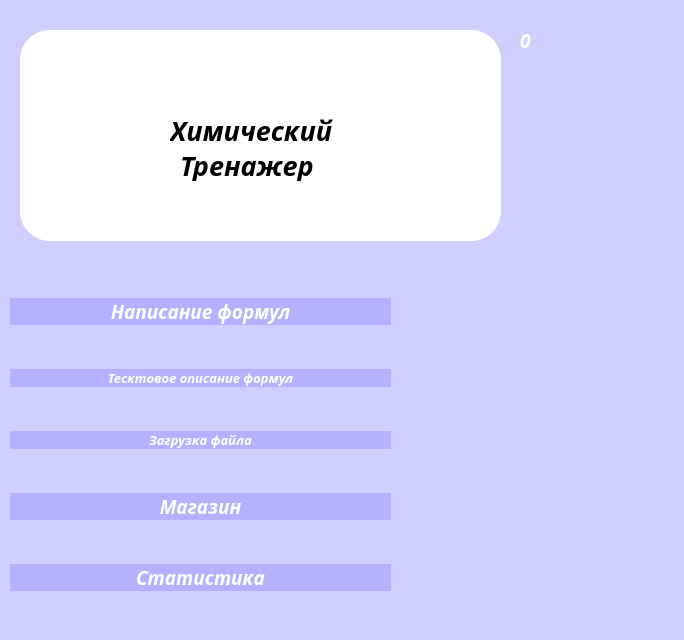
<?xml version="1.0" encoding="UTF-8"?>
<ui version="4.0">
 <class>MainWindow</class>
 <widget class="QMainWindow" name="MainWindow">
  <property name="geometry">
   <rect>
    <x>0</x>
    <y>0</y>
    <width>684</width>
    <height>640</height>
   </rect>
  </property>
  <property name="minimumSize">
   <size>
    <width>684</width>
    <height>640</height>
   </size>
  </property>
  <property name="maximumSize">
   <size>
    <width>687</width>
    <height>640</height>
   </size>
  </property>
  <property name="windowTitle">
   <string>MainWindow</string>
  </property>
  <property name="styleSheet">
   <string notr="true"/>
  </property>
  <widget class="QWidget" name="centralwidget">
   <property name="autoFillBackground">
    <bool>false</bool>
   </property>
   <property name="styleSheet">
    <string notr="true">background-color: rgb(209, 205, 255)</string>
   </property>
   <widget class="QFrame" name="frame">
    <property name="geometry">
     <rect>
      <x>20</x>
      <y>30</y>
      <width>481</width>
      <height>211</height>
     </rect>
    </property>
    <property name="minimumSize">
     <size>
      <width>0</width>
      <height>0</height>
     </size>
    </property>
    <property name="maximumSize">
     <size>
      <width>663</width>
      <height>273</height>
     </size>
    </property>
    <property name="font">
     <font>
      <family>Ravie</family>
     </font>
    </property>
    <property name="cursor">
     <cursorShape>ArrowCursor</cursorShape>
    </property>
    <property name="styleSheet">
     <string notr="true">background-color:rgb(255, 255, 255);
border-radius:30;</string>
    </property>
    <property name="frameShape">
     <enum>QFrame::StyledPanel</enum>
    </property>
    <property name="frameShadow">
     <enum>QFrame::Raised</enum>
    </property>
    <widget class="QLabel" name="label">
     <property name="geometry">
      <rect>
       <x>150</x>
       <y>80</y>
       <width>294</width>
       <height>41</height>
      </rect>
     </property>
     <property name="font">
      <font>
       <family>Lucida Sans Typewriter</family>
       <pointsize>20</pointsize>
       <weight>75</weight>
       <italic>true</italic>
       <bold>true</bold>
      </font>
     </property>
     <property name="text">
      <string>Химический </string>
     </property>
    </widget>
    <widget class="QLabel" name="label_5">
     <property name="geometry">
      <rect>
       <x>160</x>
       <y>120</y>
       <width>294</width>
       <height>31</height>
      </rect>
     </property>
     <property name="font">
      <font>
       <family>Lucida Sans Typewriter</family>
       <pointsize>20</pointsize>
       <weight>75</weight>
       <italic>true</italic>
       <bold>true</bold>
      </font>
     </property>
     <property name="text">
      <string>Тренажер</string>
     </property>
    </widget>
    <widget class="QLabel" name="label_3">
     <property name="geometry">
      <rect>
       <x>130</x>
       <y>50</y>
       <width>61</width>
       <height>41</height>
      </rect>
     </property>
     <property name="text">
      <string/>
     </property>
     <property name="pixmap">
      <pixmap>../images/service_icon_01.jpg</pixmap>
     </property>
    </widget>
   </widget>
   <widget class="QWidget" name="verticalLayoutWidget_2">
    <property name="geometry">
     <rect>
      <x>10</x>
      <y>260</y>
      <width>381</width>
      <height>371</height>
     </rect>
    </property>
    <layout class="QVBoxLayout" name="verticalLayout_2">
     <item>
      <widget class="QPushButton" name="pushButton">
       <property name="font">
        <font>
         <family>Lucida Sans Typewriter</family>
         <pointsize>14</pointsize>
         <weight>75</weight>
         <italic>true</italic>
         <bold>true</bold>
        </font>
       </property>
       <property name="cursor">
        <cursorShape>PointingHandCursor</cursorShape>
       </property>
       <property name="styleSheet">
        <string notr="true">QPushButton{
color:rgb(255, 255, 255);
background-color:rgb(181, 176, 255);
border-radius:50;
}

QPushButton:pressed {
background-color:rgb(163, 78, 194);
}</string>
       </property>
       <property name="text">
        <string>Написание формул</string>
       </property>
      </widget>
     </item>
     <item>
      <widget class="QPushButton" name="pushButton_2">
       <property name="font">
        <font>
         <family>Lucida Sans Typewriter</family>
         <pointsize>10</pointsize>
         <weight>75</weight>
         <italic>true</italic>
         <bold>true</bold>
        </font>
       </property>
       <property name="cursor">
        <cursorShape>PointingHandCursor</cursorShape>
       </property>
       <property name="styleSheet">
        <string notr="true">QPushButton{
color:rgb(255, 255, 255);
background-color:rgb(181, 176, 255);
border-radius:50;
}

QPushButton:pressed {
background-color:rgb(163, 78, 194);
}</string>
       </property>
       <property name="text">
        <string>Тесктовое описание формул</string>
       </property>
      </widget>
     </item>
     <item>
      <widget class="QPushButton" name="pushButton_6">
       <property name="font">
        <font>
         <family>Lucida Sans Typewriter</family>
         <pointsize>10</pointsize>
         <weight>75</weight>
         <italic>true</italic>
         <bold>true</bold>
        </font>
       </property>
       <property name="cursor">
        <cursorShape>PointingHandCursor</cursorShape>
       </property>
       <property name="styleSheet">
        <string notr="true">QPushButton{
color:rgb(255, 255, 255);
background-color:rgb(181, 176, 255);
border-radius:50;
}

QPushButton:pressed {
background-color:rgb(163, 78, 194);
}</string>
       </property>
       <property name="text">
        <string>Загрузка файла</string>
       </property>
      </widget>
     </item>
     <item>
      <widget class="QPushButton" name="pushButton_3">
       <property name="font">
        <font>
         <family>Lucida Sans Typewriter</family>
         <pointsize>14</pointsize>
         <weight>75</weight>
         <italic>true</italic>
         <bold>true</bold>
        </font>
       </property>
       <property name="cursor">
        <cursorShape>PointingHandCursor</cursorShape>
       </property>
       <property name="styleSheet">
        <string notr="true">QPushButton{
color:rgb(255, 255, 255);
background-color:rgb(181, 176, 255);
border-radius:50;
}

QPushButton:pressed {
background-color:rgb(163, 78, 194);
}</string>
       </property>
       <property name="text">
        <string>Магазин</string>
       </property>
      </widget>
     </item>
     <item>
      <widget class="QPushButton" name="pushButton_5">
       <property name="font">
        <font>
         <family>Lucida Sans Typewriter</family>
         <pointsize>14</pointsize>
         <weight>75</weight>
         <italic>true</italic>
         <bold>true</bold>
        </font>
       </property>
       <property name="cursor">
        <cursorShape>PointingHandCursor</cursorShape>
       </property>
       <property name="styleSheet">
        <string notr="true">QPushButton{
color:rgb(255, 255, 255);
background-color:rgb(181, 176, 255);
border-radius:50;
}

QPushButton:pressed {
background-color:rgb(163, 78, 194);
}</string>
       </property>
       <property name="text">
        <string>Статистика</string>
       </property>
      </widget>
     </item>
    </layout>
   </widget>
   <widget class="QWidget" name="verticalLayoutWidget_3">
    <property name="geometry">
     <rect>
      <x>400</x>
      <y>300</y>
      <width>302</width>
      <height>335</height>
     </rect>
    </property>
    <layout class="QVBoxLayout" name="verticalLayout_3">
     <item>
      <widget class="QLabel" name="label_2">
       <property name="text">
        <string/>
       </property>
       <property name="pixmap">
        <pixmap>../images/ученая.png</pixmap>
       </property>
      </widget>
     </item>
    </layout>
   </widget>
   <widget class="QLabel" name="label_4">
    <property name="geometry">
     <rect>
      <x>520</x>
      <y>20</y>
      <width>71</width>
      <height>41</height>
     </rect>
    </property>
    <property name="font">
     <font>
      <family>Lucida Sans Typewriter</family>
      <pointsize>14</pointsize>
      <weight>75</weight>
      <italic>true</italic>
      <bold>true</bold>
     </font>
    </property>
    <property name="styleSheet">
     <string notr="true">color:white</string>
    </property>
    <property name="text">
     <string>0</string>
    </property>
   </widget>
   <widget class="QLabel" name="label_6">
    <property name="geometry">
     <rect>
      <x>600</x>
      <y>30</y>
      <width>55</width>
      <height>31</height>
     </rect>
    </property>
    <property name="text">
     <string/>
    </property>
    <property name="pixmap">
     <pixmap>../images/coins.png</pixmap>
    </property>
   </widget>
  </widget>
 </widget>
 <resources/>
 <connections/>
</ui>
